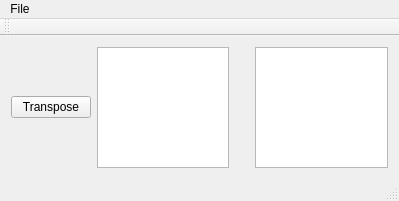
<?xml version="1.0" encoding="UTF-8"?>
<ui version="4.0">
 <class>MainWindow</class>
 <widget class="QMainWindow" name="MainWindow">
  <property name="geometry">
   <rect>
    <x>0</x>
    <y>0</y>
    <width>399</width>
    <height>201</height>
   </rect>
  </property>
  <property name="windowTitle">
   <string>MainWindow</string>
  </property>
  <widget class="QWidget" name="centralWidget">
   <layout class="QHBoxLayout" name="horizontalLayout">
    <item>
     <spacer name="horizontalSpacer">
      <property name="orientation">
       <enum>Qt::Horizontal</enum>
      </property>
      <property name="sizeHint" stdset="0">
       <size>
        <width>40</width>
        <height>20</height>
       </size>
      </property>
     </spacer>
    </item>
    <item>
     <widget class="QPushButton" name="pushButton">
      <property name="text">
       <string>Transpose</string>
      </property>
     </widget>
    </item>
    <item>
     <widget class="QTextEdit" name="textEdit">
      <property name="html">
       <string>&lt;!DOCTYPE HTML PUBLIC &quot;-//W3C//DTD HTML 4.0//EN&quot; &quot;http://www.w3.org/TR/REC-html40/strict.dtd&quot;&gt;
&lt;html&gt;&lt;head&gt;&lt;meta name=&quot;qrichtext&quot; content=&quot;1&quot; /&gt;&lt;style type=&quot;text/css&quot;&gt;
p, li { white-space: pre-wrap; }
&lt;/style&gt;&lt;/head&gt;&lt;body style=&quot; font-family:'MS Shell Dlg 2'; font-size:8.25pt; font-weight:400; font-style:normal;&quot;&gt;
&lt;p style=&quot;-qt-paragraph-type:empty; margin-top:0px; margin-bottom:0px; margin-left:0px; margin-right:0px; -qt-block-indent:0; text-indent:0px;&quot;&gt;&lt;br /&gt;&lt;/p&gt;&lt;/body&gt;&lt;/html&gt;</string>
      </property>
     </widget>
    </item>
    <item>
     <spacer name="verticalSpacer">
      <property name="orientation">
       <enum>Qt::Vertical</enum>
      </property>
      <property name="sizeHint" stdset="0">
       <size>
        <width>20</width>
        <height>40</height>
       </size>
      </property>
     </spacer>
    </item>
    <item>
     <widget class="QTextBrowser" name="textBrowser_2">
      <property name="frameShadow">
       <enum>QFrame::Sunken</enum>
      </property>
      <property name="html">
       <string>&lt;!DOCTYPE HTML PUBLIC &quot;-//W3C//DTD HTML 4.0//EN&quot; &quot;http://www.w3.org/TR/REC-html40/strict.dtd&quot;&gt;
&lt;html&gt;&lt;head&gt;&lt;meta name=&quot;qrichtext&quot; content=&quot;1&quot; /&gt;&lt;style type=&quot;text/css&quot;&gt;
p, li { white-space: pre-wrap; }
&lt;/style&gt;&lt;/head&gt;&lt;body style=&quot; font-family:'MS Shell Dlg 2'; font-size:8.25pt; font-weight:400; font-style:normal;&quot;&gt;
&lt;p style=&quot;-qt-paragraph-type:empty; margin-top:0px; margin-bottom:0px; margin-left:0px; margin-right:0px; -qt-block-indent:0; text-indent:0px;&quot;&gt;&lt;br /&gt;&lt;/p&gt;&lt;/body&gt;&lt;/html&gt;</string>
      </property>
     </widget>
    </item>
    <item>
     <layout class="QVBoxLayout" name="verticalLayout">
      <item>
       <layout class="QGridLayout" name="gridLayout"/>
      </item>
     </layout>
    </item>
   </layout>
  </widget>
  <widget class="QMenuBar" name="menuBar">
   <property name="geometry">
    <rect>
     <x>0</x>
     <y>0</y>
     <width>399</width>
     <height>21</height>
    </rect>
   </property>
   <widget class="QMenu" name="menu">
    <property name="title">
     <string>File</string>
    </property>
    <addaction name="action1"/>
    <addaction name="action2"/>
   </widget>
   <addaction name="menu"/>
  </widget>
  <widget class="QToolBar" name="mainToolBar">
   <attribute name="toolBarArea">
    <enum>TopToolBarArea</enum>
   </attribute>
   <attribute name="toolBarBreak">
    <bool>false</bool>
   </attribute>
  </widget>
  <widget class="QStatusBar" name="statusBar"/>
  <action name="action1">
   <property name="checkable">
    <bool>true</bool>
   </property>
   <property name="checked">
    <bool>false</bool>
   </property>
   <property name="text">
    <string>Save</string>
   </property>
  </action>
  <action name="action2">
   <property name="text">
    <string>Exit</string>
   </property>
  </action>
 </widget>
 <layoutdefault spacing="6" margin="11"/>
 <resources/>
 <connections/>
</ui>
